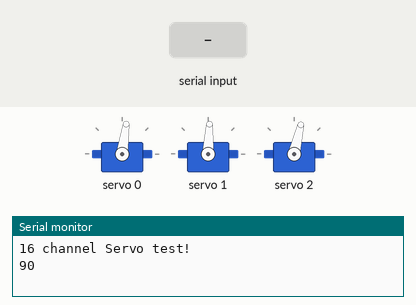
This sketch was run on a simulated Arduino Uno, built with avr-gcc and run on an emulated ATmega328P. On the bench: 3 × servo, the last lines printed to the serial monitor. Inputs (shaded band) come from the test bench.

Above: at 1.2 s.
1.3 s: "90 45\n" received over Serial
At 2.1 s:
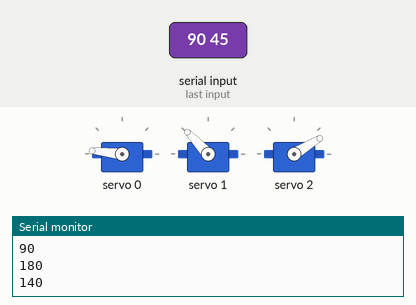
2.8 s: "a90\n" received over Serial
At 4.0 s:
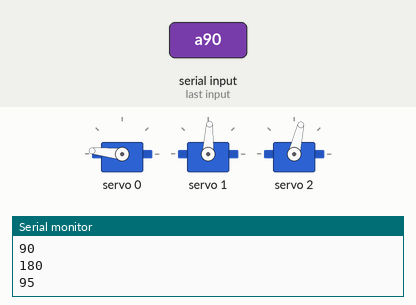
4.3 s: "a 45\n" received over Serial
At 5.5 s:
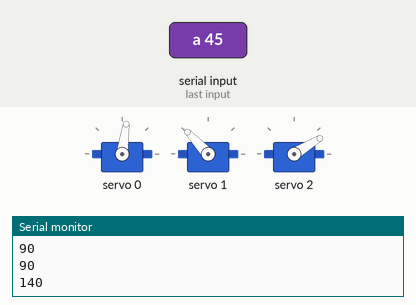
5.8 s: "30 150\n" received over Serial
At 6.7 s:
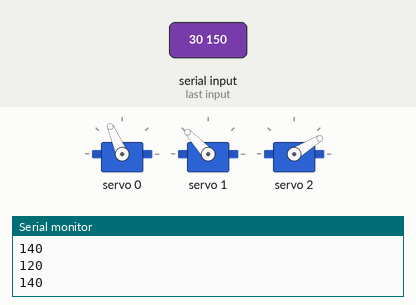
7.3 s: "30 150\n" received over Serial
At 7.8 s:
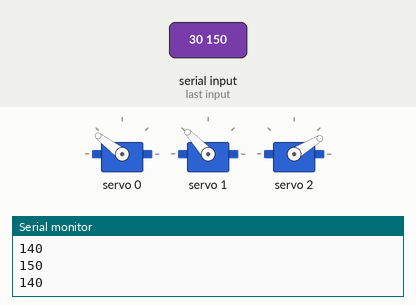
8.8 s: "a" received over Serial
At 10.0 s:
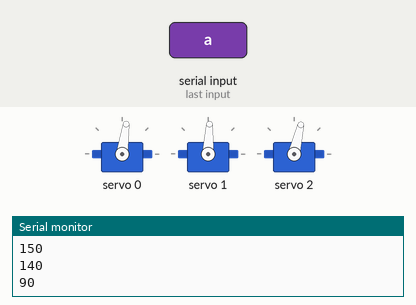
Timing chart, 0 to 11.3 s (numbered marks = the images above; inputs shaded):
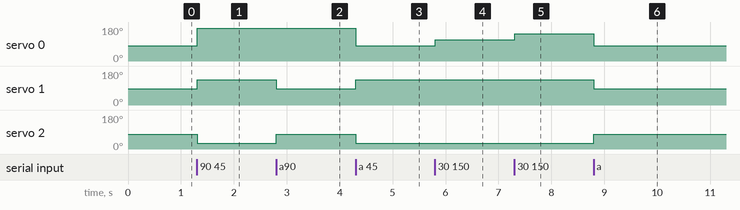

Measured:
- after the input at 1.3 s, servo 0: 82° → 174° at once; servo 1: 87° → 133° at once; servo 2: 77° → 31° at once
- after the input at 2.8 s, servo 1: 133° → 87° at once; servo 2: 31° → 77° at once
- after the input at 4.3 s, servo 0: 174° → 82° at once; servo 1: 87° → 133° at once; servo 2: 77° → 31° at once
- after the input at 5.8 s, servo 0: 82° → 113° at once
- after the input at 7.3 s, servo 0: 113° → 143° at once
- after the input at 8.8 s, servo 0: 143° → 82° at once; servo 1: 133° → 87° at once; servo 2: 31° → 77° at once

The sketch:

top.c.ino
```cpp
#include "Adafruit_PWMServoDriver.h"

// called this way, it uses the default address 0x40
Adafruit_PWMServoDriver pwm = Adafruit_PWMServoDriver();
// you can also call it with a different address you want
//Adafruit_PWMServoDriver pwm = Adafruit_PWMServoDriver(0x41);

// Depending on your servo make, the pulse width min and max may vary, you
// want these to be as small/large as possible without hitting the hard stop
// for max range. You'll have to tweak them as necessary to match the servos you
// have!
#define SERVOMIN  110 // this is the 'minimum' pulse length count (out of 4096)
#define SERVOMAX  575// this is the 'maximum' pulse length count (out of 4096) // 600
#define MINANGLE  0
#define MAXANGLE  180

// our servo # counter
uint8_t servonum = 0;


int hAngle ;
int hDisplacement ;             // displacement angle
int vAngle ;
int vDisplacement ;             // displacement angle
const int MaxChars = 4;
char hstrValue[MaxChars+1];
int hindex = 0;
char vstrValue[MaxChars+1];
int vindex = 0;
boolean stringComplete = false;  // whether the string is complete
char inputString[MaxChars+1];         // a String to hold incoming data
int turn ;                       // indicates whether hAngle or hDisplacement is being updated; 0 for horizontal, 1 for vertical

// convAngle converts a requested angle (0-180) and converts it into pulse length for the servo
unsigned int convAngle(int angle) {
  long long num ;
  num = 31*angle/12 + SERVOMIN ;        // simplified numbers to avoid int overflows
  return num ;
}

void reset() {
  hAngle = 90 ;
  vAngle = 95 ;
  Serial.println(itoa(hAngle,inputString,10));
  pwm.setPWM(0,0,convAngle(hAngle)) ;
  pwm.setPWM(1,0,convAngle(vAngle)) ;
  pwm.setPWM(2,0,convAngle(180 - vAngle)) ;
  int turn = 0 ;
}

void setup() {
  Serial.begin(9600);       // activate serial communication at 9600 baud
  Serial.println("16 channel Servo test!");

  pwm.begin();

  pwm.setPWMFreq(60);  // Analog servos run at ~60 Hz updates

  /*hAngle = 90 ;
  vAngle = 95 ;
  Serial.println(itoa(hAngle,inputString,10));
  pwm.setPWM(0,0,convAngle(hAngle)) ;
  pwm.setPWM(1,0,convAngle(vAngle)) ;
  pwm.setPWM(2,0,convAngle(180 - vAngle)) ;
  int turn = 0 ;*/
  reset() ;

  yield();
}

// you can use this function if you'd like to set the pulse length in seconds
// e.g. setServoPulse(0, 0.001) is a ~1 millisecond pulse width. its not precise!
void setServoPulse(uint8_t n, double pulse) {
  double pulselength;

  pulselength = 1000000;   // 1,000,000 us per second
  pulselength /= 60;   // 60 Hz
  Serial.print(pulselength); Serial.println(" us per period");
  pulselength /= 4096;  // 12 bits of resolution
  Serial.print(pulselength); Serial.println(" us per bit");
  pulse *= 1000;
  pulse /= pulselength;
  Serial.println(pulse);
  pwm.setPWM(n, 0, pulse);
}

void loop() {
  /*// Drive each servo one at a time
  Serial.println(servonum);

  pwm.setPWM(0, 0, SERVOMAX);

  delay(500);

  pwm.setPWM(0, 0, SERVOMIN);

  delay(500);

  servonum ++;
  if (servonum > 7) servonum = 0;
  */
  // Detect serial input changes and send them to the servo
  while(Serial.available())
   {
      char ch = Serial.read();
      //Serial.write(ch);
      if(hindex < MaxChars && turn == 0 && (isDigit(ch) || (hindex == 0 && ch == '-'))) {
            hstrValue[hindex++] = ch;
      }
      else if (ch == ' ') {               // space separates h and v vals
        turn = 1 ;
      }
      else if(ch == 'a') {                // reset to start position
        reset() ;
      }
      else if(vindex < MaxChars && turn == 1 && (isDigit(ch) || vindex == 0 && ch == '-')) {
            vstrValue[vindex++] = ch;
      }
      else {
            hstrValue[hindex] = '\0';
            vstrValue[vindex] = '\0';
            //Serial.println(itoa(convAngle(atoi(hstrValue)),inputString,10));
            hDisplacement = atoi(hstrValue);
            vDisplacement = atoi(vstrValue);
            //Serial.println(hDisplacement);
            //Serial.println(vDisplacement);
            if(hAngle + hDisplacement >= MINANGLE && hAngle + hDisplacement <= MAXANGLE){
                   hAngle = hAngle + hDisplacement ;
                   pwm.setPWM(0,0,convAngle(hAngle)) ;
                   stringComplete = true ;
            }
            if(vAngle + vDisplacement >= MINANGLE && vAngle + vDisplacement <= MAXANGLE){
                   vAngle = vAngle + vDisplacement ;
                   pwm.setPWM(1,0,convAngle(vAngle)) ;
                   pwm.setPWM(2,0,convAngle(180 - vAngle)) ;
                   stringComplete = true ;
            }
            //stringComplete = true ;

            vindex = 0;
            hindex = 0;
            turn = 0 ;
      }
   }

  // print the string when a newline arrives:
  if (stringComplete) {
    Serial.println(itoa(hAngle,inputString,10));
    Serial.println(itoa(vAngle,inputString,10));
    stringComplete = false;
  }
}
```
